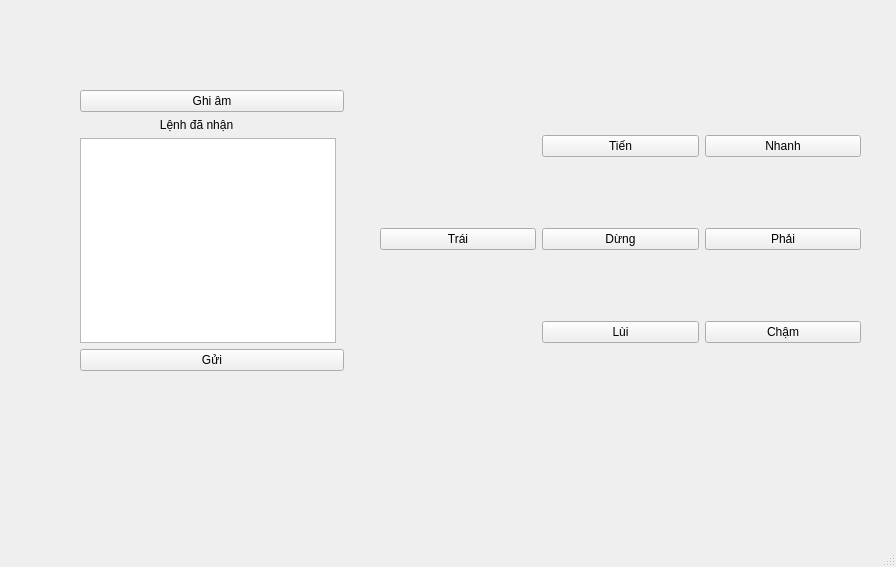
<?xml version="1.0" encoding="UTF-8"?>
<ui version="4.0">
 <class>MainWindow</class>
 <widget class="QMainWindow" name="MainWindow">
  <property name="geometry">
   <rect>
    <x>0</x>
    <y>0</y>
    <width>896</width>
    <height>567</height>
   </rect>
  </property>
  <property name="windowTitle">
   <string>MainWindow</string>
  </property>
  <widget class="QWidget" name="centralwidget">
   <widget class="QWidget" name="layoutWidget">
    <property name="geometry">
     <rect>
      <x>380</x>
      <y>70</y>
      <width>481</width>
      <height>341</height>
     </rect>
    </property>
    <layout class="QGridLayout" name="gridLayout">
     <item row="0" column="2">
      <widget class="QPushButton" name="pushButton_Nhanh">
       <property name="text">
        <string>Nhanh</string>
       </property>
      </widget>
     </item>
     <item row="1" column="2">
      <widget class="QPushButton" name="pushButton_Phai">
       <property name="text">
        <string>Phải</string>
       </property>
      </widget>
     </item>
     <item row="2" column="1">
      <widget class="QPushButton" name="pushButton_Lui">
       <property name="text">
        <string>Lùi</string>
       </property>
      </widget>
     </item>
     <item row="1" column="0">
      <widget class="QPushButton" name="pushButton_Trai">
       <property name="text">
        <string>Trái</string>
       </property>
      </widget>
     </item>
     <item row="1" column="1">
      <widget class="QPushButton" name="pushButton_Dung">
       <property name="text">
        <string>Dừng</string>
       </property>
      </widget>
     </item>
     <item row="2" column="2">
      <widget class="QPushButton" name="pushButton_Cham">
       <property name="text">
        <string>Chậm</string>
       </property>
      </widget>
     </item>
     <item row="0" column="1">
      <widget class="QPushButton" name="pushButton_Tien">
       <property name="text">
        <string>Tiến</string>
       </property>
      </widget>
     </item>
    </layout>
   </widget>
   <widget class="QWidget" name="layoutWidget">
    <property name="geometry">
     <rect>
      <x>80</x>
      <y>90</y>
      <width>264</width>
      <height>281</height>
     </rect>
    </property>
    <layout class="QFormLayout" name="formLayout">
     <item row="0" column="0" colspan="2">
      <widget class="QPushButton" name="pushButton_GhiAm">
       <property name="text">
        <string>Ghi âm</string>
       </property>
      </widget>
     </item>
     <item row="1" column="0" colspan="2">
      <widget class="QLabel" name="label">
       <property name="text">
        <string>                        Lệnh đã nhận</string>
       </property>
      </widget>
     </item>
     <item row="2" column="0">
      <widget class="QTextEdit" name="textEdit">
       <property name="readOnly">
        <bool>true</bool>
       </property>
      </widget>
     </item>
     <item row="3" column="0" colspan="2">
      <widget class="QPushButton" name="pushButton_Gui">
       <property name="text">
        <string>Gửi</string>
       </property>
      </widget>
     </item>
    </layout>
   </widget>
  </widget>
  <widget class="QMenuBar" name="menubar">
   <property name="geometry">
    <rect>
     <x>0</x>
     <y>0</y>
     <width>896</width>
     <height>22</height>
    </rect>
   </property>
  </widget>
  <widget class="QStatusBar" name="statusbar"/>
 </widget>
 <resources/>
 <connections>
  <connection>
   <sender>pushButton_GhiAm</sender>
   <signal>clicked()</signal>
   <receiver>MainWindow</receiver>
   <slot>slot_PredictMic()</slot>
   <hints>
    <hint type="sourcelabel">
     <x>141</x>
     <y>124</y>
    </hint>
    <hint type="destinationlabel">
     <x>221</x>
     <y>50</y>
    </hint>
   </hints>
  </connection>
  <connection>
   <sender>pushButton_Gui</sender>
   <signal>clicked()</signal>
   <receiver>MainWindow</receiver>
   <slot>slot_Publish()</slot>
   <hints>
    <hint type="sourcelabel">
     <x>195</x>
     <y>385</y>
    </hint>
    <hint type="destinationlabel">
     <x>275</x>
     <y>460</y>
    </hint>
   </hints>
  </connection>
  <connection>
   <sender>pushButton_Nhanh</sender>
   <signal>clicked()</signal>
   <receiver>MainWindow</receiver>
   <slot>slot_Command()</slot>
   <hints>
    <hint type="sourcelabel">
     <x>792</x>
     <y>166</y>
    </hint>
    <hint type="destinationlabel">
     <x>777</x>
     <y>113</y>
    </hint>
   </hints>
  </connection>
  <connection>
   <sender>pushButton_Tien</sender>
   <signal>clicked()</signal>
   <receiver>MainWindow</receiver>
   <slot>slot_Command()</slot>
   <hints>
    <hint type="sourcelabel">
     <x>617</x>
     <y>165</y>
    </hint>
    <hint type="destinationlabel">
     <x>678</x>
     <y>64</y>
    </hint>
   </hints>
  </connection>
  <connection>
   <sender>pushButton_Trai</sender>
   <signal>clicked()</signal>
   <receiver>MainWindow</receiver>
   <slot>slot_Command()</slot>
   <hints>
    <hint type="sourcelabel">
     <x>453</x>
     <y>259</y>
    </hint>
    <hint type="destinationlabel">
     <x>499</x>
     <y>209</y>
    </hint>
   </hints>
  </connection>
  <connection>
   <sender>pushButton_Dung</sender>
   <signal>clicked()</signal>
   <receiver>MainWindow</receiver>
   <slot>slot_Command()</slot>
   <hints>
    <hint type="sourcelabel">
     <x>633</x>
     <y>266</y>
    </hint>
    <hint type="destinationlabel">
     <x>606</x>
     <y>303</y>
    </hint>
   </hints>
  </connection>
  <connection>
   <sender>pushButton_Phai</sender>
   <signal>clicked()</signal>
   <receiver>MainWindow</receiver>
   <slot>slot_Command()</slot>
   <hints>
    <hint type="sourcelabel">
     <x>790</x>
     <y>272</y>
    </hint>
    <hint type="destinationlabel">
     <x>846</x>
     <y>303</y>
    </hint>
   </hints>
  </connection>
  <connection>
   <sender>pushButton_Cham</sender>
   <signal>clicked()</signal>
   <receiver>MainWindow</receiver>
   <slot>slot_Command()</slot>
   <hints>
    <hint type="sourcelabel">
     <x>761</x>
     <y>358</y>
    </hint>
    <hint type="destinationlabel">
     <x>807</x>
     <y>424</y>
    </hint>
   </hints>
  </connection>
  <connection>
   <sender>pushButton_Lui</sender>
   <signal>clicked()</signal>
   <receiver>MainWindow</receiver>
   <slot>slot_Command()</slot>
   <hints>
    <hint type="sourcelabel">
     <x>576</x>
     <y>355</y>
    </hint>
    <hint type="destinationlabel">
     <x>607</x>
     <y>422</y>
    </hint>
   </hints>
  </connection>
 </connections>
 <slots>
  <slot>slot_Command()</slot>
  <slot>slot_Publish()</slot>
  <slot>slot_PredictMic()</slot>
  <slot>slot_CommandChage()</slot>
 </slots>
</ui>
